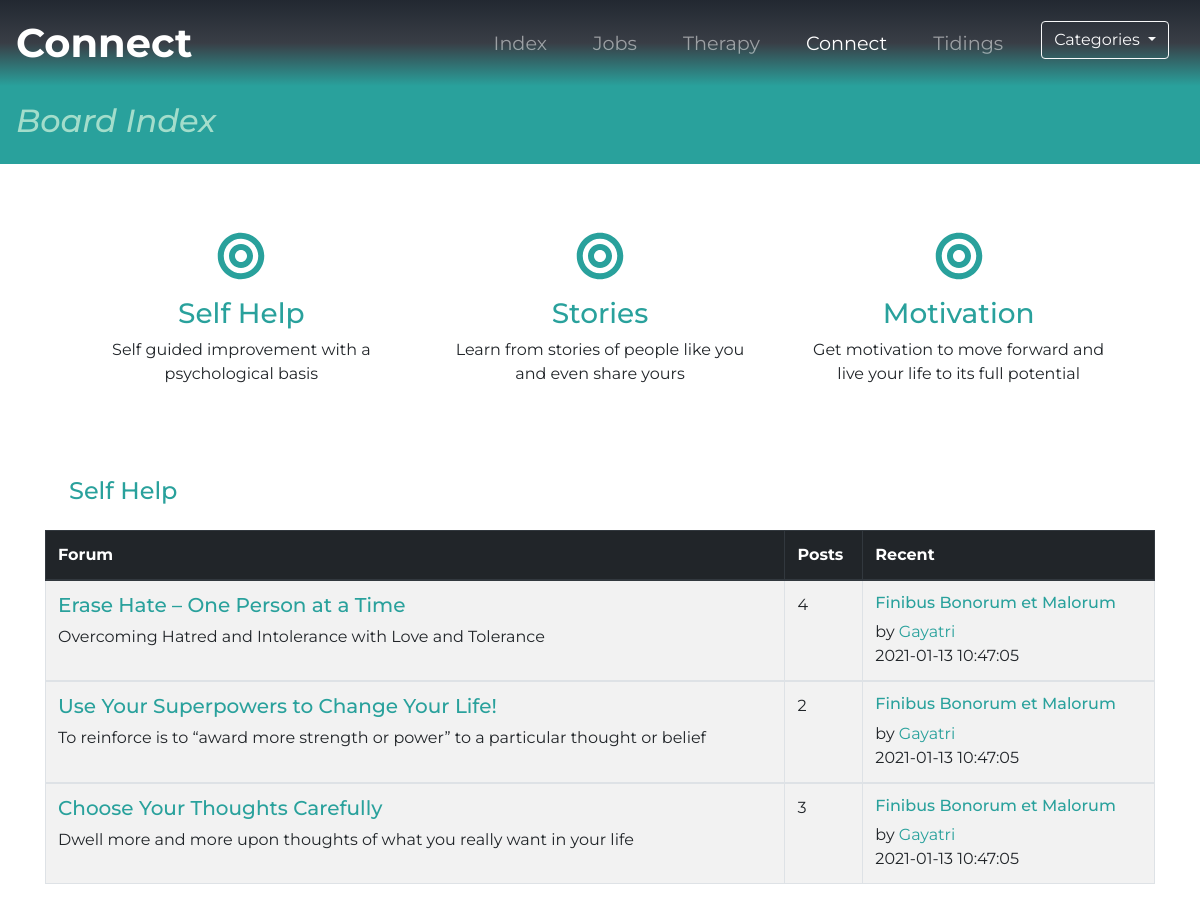
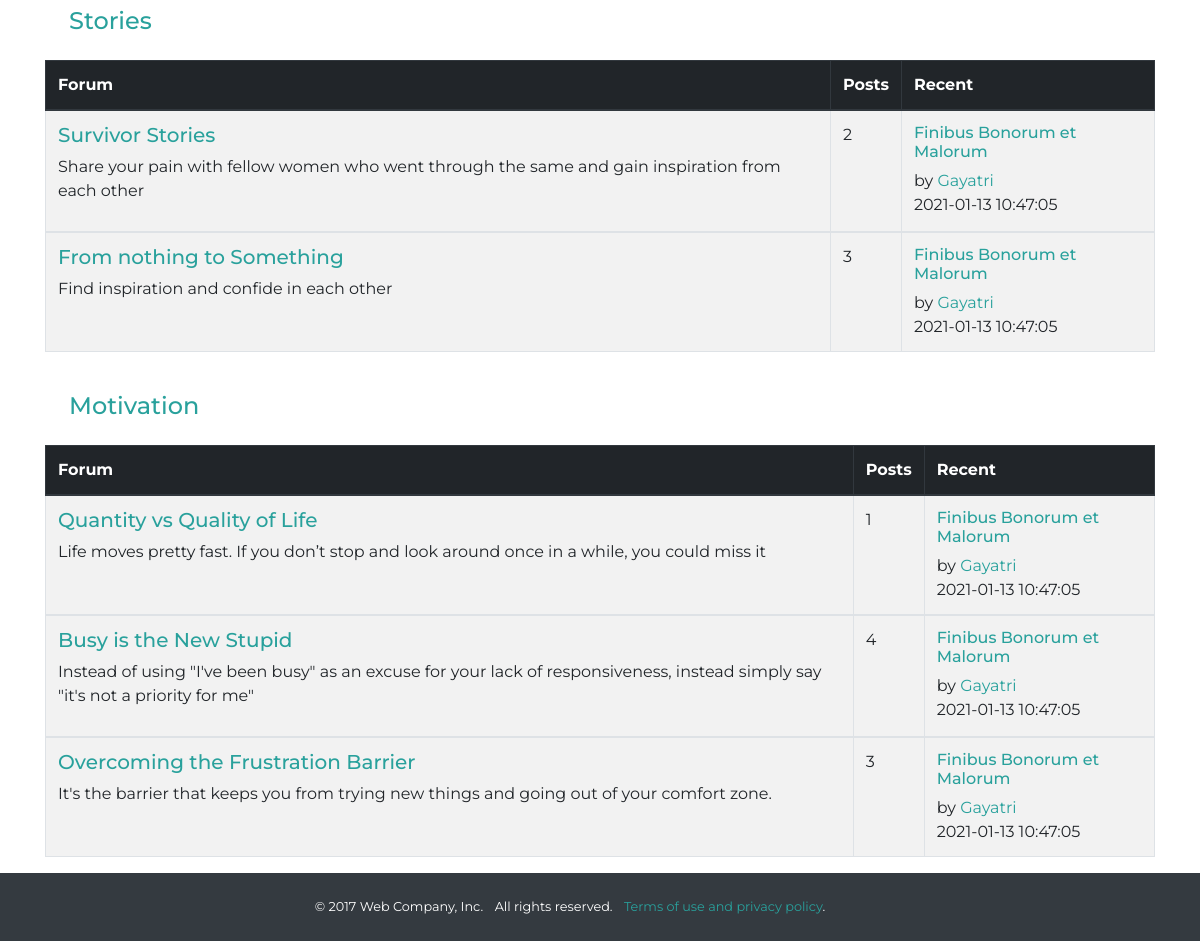
Screenshot of /forum_first.php (signed in) with the database file from the repository (2 pictures, top to bottom).
### tables this page shows
CREATE TABLE `forum_catgry` (
  `catg_id` int(11) NOT NULL AUTO_INCREMENT,
  `catg_name` varchar(45) DEFAULT NULL,
  `catg_desc` varchar(255) DEFAULT NULL,
  PRIMARY KEY (`catg_id`)
);

CREATE TABLE `erase_1` (
  `cont_id` int(11) NOT NULL AUTO_INCREMENT,
  `content` varchar(305) DEFAULT NULL,
  `comm_author` varchar(45) DEFAULT NULL,
  `post_time` datetime DEFAULT NULL,
  `post_subject` varchar(45) DEFAULT NULL,
  PRIMARY KEY (`cont_id`)
);

CREATE TABLE `use_2` (
  `cont_id` int(11) NOT NULL AUTO_INCREMENT,
  `content` varchar(305) DEFAULT NULL,
  `comm_author` varchar(45) DEFAULT NULL,
  `post_time` datetime DEFAULT NULL,
  `post_subject` varchar(45) DEFAULT NULL,
  PRIMARY KEY (`cont_id`)
);

CREATE TABLE `choose_3` (
  `cont_id` int(11) NOT NULL AUTO_INCREMENT,
  `content` varchar(305) DEFAULT NULL,
  `comm_author` varchar(45) DEFAULT NULL,
  `post_time` datetime DEFAULT NULL,
  `post_subject` varchar(45) DEFAULT NULL,
  PRIMARY KEY (`cont_id`)
);

CREATE TABLE `survivor_4` (
  `cont_id` int(11) NOT NULL AUTO_INCREMENT,
  `content` varchar(305) DEFAULT NULL,
  `comm_author` varchar(45) DEFAULT NULL,
  `post_time` datetime DEFAULT NULL,
  `post_subject` varchar(45) DEFAULT NULL,
  PRIMARY KEY (`cont_id`)
);

CREATE TABLE `from_5` (
  `cont_id` int(11) NOT NULL AUTO_INCREMENT,
  `content` varchar(305) DEFAULT NULL,
  `comm_author` varchar(45) DEFAULT NULL,
  `post_time` datetime DEFAULT NULL,
  `post_subject` varchar(45) DEFAULT NULL,
  PRIMARY KEY (`cont_id`)
);

CREATE TABLE `quantity_7` (
  `cont_id` int(11) NOT NULL AUTO_INCREMENT,
  `content` varchar(305) DEFAULT NULL,
  `comm_author` varchar(45) DEFAULT NULL,
  `post_time` datetime DEFAULT NULL,
  `post_subject` varchar(45) DEFAULT NULL,
  PRIMARY KEY (`cont_id`)
);

CREATE TABLE `busy_8` (
  `cont_id` int(11) NOT NULL AUTO_INCREMENT,
  `content` varchar(305) DEFAULT NULL,
  `comm_author` varchar(45) DEFAULT NULL,
  `post_time` datetime DEFAULT NULL,
  `post_subject` varchar(45) DEFAULT NULL,
  PRIMARY KEY (`cont_id`)
);

CREATE TABLE `overcoming_9` (
  `cont_id` int(11) NOT NULL AUTO_INCREMENT,
  `content` varchar(305) DEFAULT NULL,
  `comm_author` varchar(45) DEFAULT NULL,
  `post_time` datetime DEFAULT NULL,
  `post_subject` varchar(45) DEFAULT NULL,
  PRIMARY KEY (`cont_id`)
);

### forum_first.php (the view, shortened to what this page needs)
<?php
    require_once "pdo.php";
?>
<!DOCTYPE html>
<html lang="en" dir="ltr">
<head>
  <link rel="stylesheet" href="https://maxcdn.bootstrapcdn.com/bootstrap/4.0.0/css/bootstrap.min.css">
  <link rel="stylesheet" href="css_forum/index.css">
</head>
<body>
  <div>
    <nav class="navbar navbar-expand-lg navbar-dark">
      <a class="navbar-brand" href="#">Connect</a>
      <div class="collapse navbar-collapse" id="navbarSupportedContent">
        <ul class="navbar-nav ml-auto">
          <li class="nav-item">
              <a class="nav-link" href="index.php">Index</a>
          </li>
          <li class="nav-item">
                <a class="nav-link" href="jobs.php">Jobs</a>
           </li>
           <li class="nav-item">
                <a class="nav-link" href="therapy.php">Therapy</a>
           </li>
           <li class="nav-item active">
                <a class="nav-link" href="#">Connect</a>
           <li>
            <li class="nav-item">
              <a class="nav-link" href="tidings.php">Tidings</a>
            </li>
          <li class="nav-item">
            <div class="btn-group">
              <button type="button" class="btn btn-outline-light dropdown-toggle" data-toggle="dropdown" aria-haspopup="true" aria-expanded="false">
                Categories
              </button>
            </div>
          </li>
        </ul>
      </div>
    </nav>
    <div class="topic-heading">
      <h2 class="th"><i>Board Index</i></h2>
    </div>
  </div>
  <div class="container">
    <div class="navToCat">
      <div class="row">
          <?php
          $sql = "SELECT * FROM forum_catgry";
            $stmt = $pdo->query($sql);
            $stmt->execute();
            while ( $row = $stmt->fetch(PDO::FETCH_ASSOC) ) {
        echo'<div class="feat-box col-lg-4">
          <i class="fas fa-bullseye feat-sym fa-3x"></i>
          <h3><a href="#'.$row['catg_id'].'">'.$row['catg_name'].'</a></h3>
          <p>'.$row['catg_desc'].'</p>
        </div>';
            }
            ?>
      </div>
    </div>
  </div>
  <div class="container">
    <div class="row">
      <div class="col-12">
          <?php
            $sql = "SELECT * FROM forum_catgry";
            $stmt = $pdo->query($sql);
            $stmt->execute();
            while ( $row = $stmt->fetch(PDO::FETCH_ASSOC) ) {
                $id = $row['catg_id'];
                $name = $row['catg_name'];
            echo'<h2 class="h4 mb-0 p-4 rounded-top" id="'.$id.'"><a href="#">'.$name.'</a></h2>
            <table class="table1 table table-striped table-bordered">
              <thead class="thead-dark">
                <tr>
                  <th scope="col" class="forum-col">Forum</th>
                  <th scope="col">Posts</th>
                  <th scope="col" class="last-post-col">Recent</th>
                </tr>
              </thead>';
            $sql2 = "SELECT DISTINCT forum_topics, forum_desc, table_name from forums WHERE catg_id = ".$id;
            $stmt2 = $pdo->prepare($sql2);
            $stmt2->execute();
             while ( $row2 = $stmt2->fetch(PDO::FETCH_ASSOC) ) {
               $post_sum=0;
              echo'<tbody>
                <tr>
                  <td>
                    <h3 class="h5"><a href="topic.php?topic='.$row2['table_name'].'&forum='.$row2['forum_topics'].'">'.$row2['forum_topics'].'</a></h3>
                    <p>'.$row2['forum_desc'].'</p>
                  </td>';
              $sql3 = "SELECT DISTINCT count(cont_id) as posts FROM ".$row2['table_name'].";";
              $stmt3 = $pdo->prepare($sql3);
               $stmt3->execute();
              $row3 = $stmt3->fetch(PDO::FETCH_ASSOC);
               $post_sum = $post_sum + $row3['posts'];
                  echo'<td>
                    <div>'.$post_sum.'</div>
                  </td>';
                  $sql4 = "SELECT * FROM ". $row2['table_name']. " WHERE cont_id = (SELECT min(cont_id) FROM ".$row2['table_name'].")";
                  $stmt4 = $pdo->prepare($sql4);
                  $stmt4->execute();
                  $row4 = $stmt4->fetch(PDO::FETCH_ASSOC);
                  echo'<td>
                    <h4 class="h6"><a href="topic.php?topic='.$row2['table_name'].'&forum='.$row2['forum_topics'].'">'.$row4['post_subject'].'</a></h4>
                    <div>by <a href="#0">'.$row4['comm_author'].'</a></div>
                    <div>'.$row4['post_time'].'</div>
                  </td>
                </tr>';
             }
                echo'</tbody>
        </table>';
            }?>
            </div>
       </div>
      </div>
        <footer class="small bg-dark text-white" style="width: 100%;">
              <div class="foot container py-4">
                  <ul class="list-inline mb-0 text-center">
                      <li class="list-inline-item">&copy; 2017 Web Company, Inc.</li>
                      <li class="list-inline-item">All rights reserved.</li>
                      <li class="list-inline-item"><a href="#">Terms of use and privacy policy</a>.</li>
                  </ul>
              </div>
          </footer>
</body>
</html>

### css_forum/index.css (style rules this page uses)
body { font-family: "Montserrat",sans-serif; background-image: url(https://images.pexels.com/photos/19670/pexels-photo.jpg?auto=compress&cs=tinysrgb&dpr=2&h=650&w=940); background-repeat: repeat-y; background-size: 100% 100%; }
.table1 { background: rgba(255,255,255,1); }
.navbar { background-image: linear-gradient(#222831, #393e46, #29a19c); margin-left: 0; margin-right: 0; }
.navbar-brand { font-family: 'Montserrat', sans-serif; font-size: 2.5rem; font-weight: bold; }
.nav-item { padding: 0 15px; }
.nav-link { font-family: "Montserrat"; font-size: 1.2rem; }
.topic-heading { margin-bottom: 1rem; padding: 1rem 1rem; background-color: #29a19c; text-align: left; }
.th { color: #a3ddcb; }
.navToCat { padding: 2rem 2rem; }
a { color: #29a19c; }
.feat-box { text-align: center; padding: 1.2rem }
.feat-sym { color:#29a19c; margin-bottom: 1rem; }
.foot { margin-left: 0; margin-right: 0; }

### forum_first.php (style rules this page uses)
body { background-image: url(https://images.pexels.com/photos/19670/pexels-photo.jpg?auto=compress&cs=tinysrgb&dpr=2&h=650&w=940); background-repeat: repeat-y; background-size: 100% 100%; }

### rows the page displays
forum_catgry: catg_name "Self Help", catg_desc "Self guided improvement with a psychological basis", forum_topics "Erase Hate – One Person at a Time", forum_desc "Overcoming Hatred and Intolerance with Love and Tolerance", post_sum "4", erase_1.post_subject "Finibus Bonorum et Malorum", erase_1.comm_author "Gayatri", erase_1.post_time "2021-01-13 10:47:05", forum_topics "Use Your Superpowers to Change Your Life!", forum_desc "To reinforce is to “award more strength or power” to a particular thought or belief", post_sum "2", use_2.post_subject "Finibus Bonorum et Malorum", use_2.comm_author "Gayatri", use_2.post_time "2021-01-13 10:47:05", forum_topics "Choose Your Thoughts Carefully", forum_desc "Dwell more and more upon thoughts of what you really want in your life", post_sum "3", choose_3.post_subject "Finibus Bonorum et Malorum", choose_3.comm_author "Gayatri", choose_3.post_time "2021-01-13 10:47:05"
forum_catgry: catg_name "Stories", catg_desc "Learn from stories of people like you and even share yours", forum_topics "Survivor Stories", forum_desc "Share your pain with fellow women who went through the same and gain inspiration from each other", post_sum "2", survivor_4.post_subject "Finibus Bonorum et Malorum", survivor_4.comm_author "Gayatri", survivor_4.post_time "2021-01-13 10:47:05", forum_topics "From nothing to Something", forum_desc "Find inspiration and confide in each other", post_sum "3", from_5.post_subject "Finibus Bonorum et Malorum", from_5.comm_author "Gayatri", from_5.post_time "2021-01-13 10:47:05"
forum_catgry: catg_name "Motivation", catg_desc "Get motivation to move forward and live your life to its full potential", forum_topics "Quantity vs Quality of Life", forum_desc "Life moves pretty fast. If you don’t stop and look around once in a while, you could miss it", post_sum "1", quantity_7.post_subject "Finibus Bonorum et Malorum", quantity_7.comm_author "Gayatri", quantity_7.post_time "2021-01-13 10:47:05", forum_topics "Busy is the New Stupid", forum_desc "Instead of using \"I've been busy\" as an excuse for your lack of responsiveness, instead simply say \"it's not a priority for me\"", post_sum "4", busy_8.post_subject "Finibus Bonorum et Malorum", busy_8.comm_author "Gayatri", busy_8.post_time "2021-01-13 10:47:05", forum_topics "Overcoming the Frustration Barrier", forum_desc "It's the barrier that keeps you from trying new things and going out of your comfort zone.", post_sum "3", overcoming_9.post_subject "Finibus Bonorum et Malorum", overcoming_9.comm_author "Gayatri", overcoming_9.post_time "2021-01-13 10:47:05"
